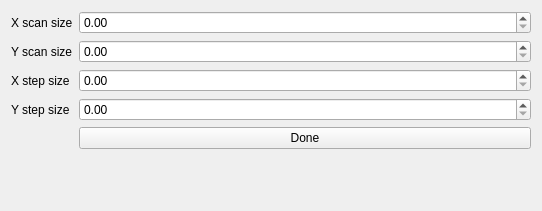
<?xml version="1.0" encoding="UTF-8"?>
<ui version="4.0">
 <class>Form</class>
 <widget class="QWidget" name="Form">
  <property name="geometry">
   <rect>
    <x>0</x>
    <y>0</y>
    <width>542</width>
    <height>211</height>
   </rect>
  </property>
  <property name="windowTitle">
   <string>Form</string>
  </property>
  <layout class="QFormLayout" name="formLayout">
   <item row="0" column="0">
    <widget class="QLabel" name="label">
     <property name="text">
      <string>X scan size</string>
     </property>
    </widget>
   </item>
   <item row="0" column="1">
    <widget class="QDoubleSpinBox" name="x_scan_size_spinBox"/>
   </item>
   <item row="1" column="0">
    <widget class="QLabel" name="label_2">
     <property name="text">
      <string>Y scan size</string>
     </property>
    </widget>
   </item>
   <item row="1" column="1">
    <widget class="QDoubleSpinBox" name="y_scan_size_spinBox"/>
   </item>
   <item row="2" column="0">
    <widget class="QLabel" name="label_3">
     <property name="text">
      <string>X step size</string>
     </property>
    </widget>
   </item>
   <item row="2" column="1">
    <widget class="QDoubleSpinBox" name="x_step_size_spinBox"/>
   </item>
   <item row="3" column="0">
    <widget class="QLabel" name="label_4">
     <property name="text">
      <string>Y step size</string>
     </property>
    </widget>
   </item>
   <item row="3" column="1">
    <widget class="QDoubleSpinBox" name="y_step_size_spinBox"/>
   </item>
   <item row="4" column="1">
    <widget class="QPushButton" name="done_pushButton">
     <property name="text">
      <string>Done</string>
     </property>
    </widget>
   </item>
  </layout>
 </widget>
 <resources/>
 <connections/>
</ui>
